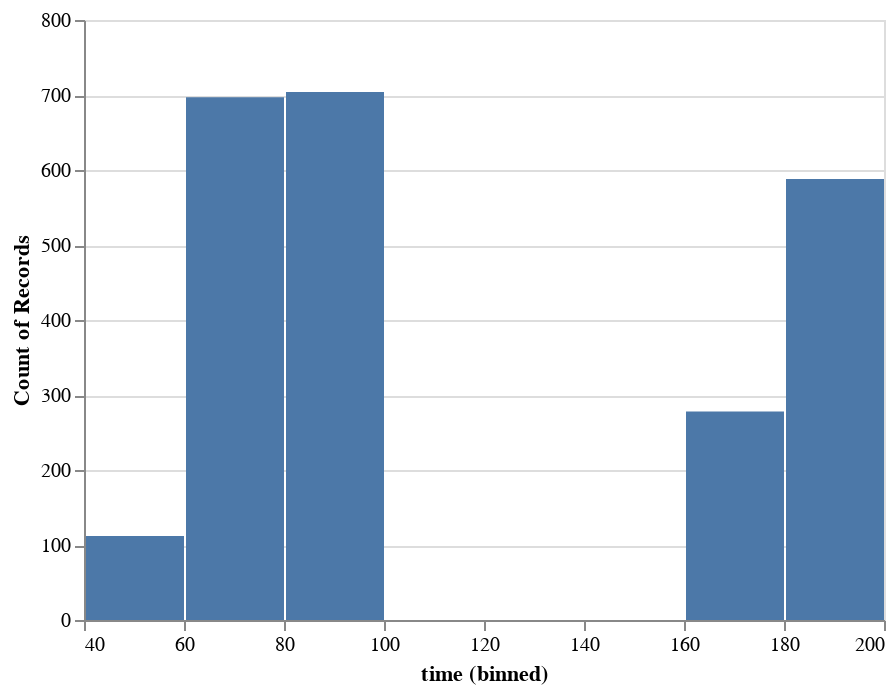

This figure's notebook cell:
### Markdown cell above
It is easier to see the results graphically, so lets count up the times that the queue reached length 900 and bin this according to the time of the day to see how the flow changed throughout the day

### Code cell
import altair as alt
from vega_datasets import data

data = space_mountain_events[space_mountain_events.queuelength> 900]

alt.Chart(data).mark_bar().encode(
    alt.X("time:Q", bin=True),
    y='count()',
)

### Figure 1 — Vega-Lite specification as saved in the notebook (floating-point values rounded to 4 significant figures; data arrays with more than 128 entries replaced by an {"elided": "..."} marker saying what was removed)
{"$schema": "https://vega.github.io/schema/vega-lite/v2.4.3.json", "config": {"view": {"height": 300, "width": 400}}, "data": {"values": {"elided": "2379 records"}}, "encoding": {"x": {"bin": true, "field": "time", "type": "quantitative"}, "y": {"aggregate": "count", "type": "quantitative"}}, "mark": "bar"}
